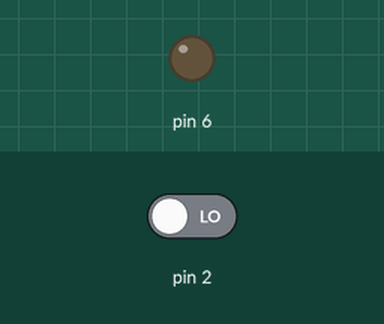
Recording of a sketch running on a simulated Arduino Uno, built with avr-gcc and run on an emulated ATmega328P. On the bench: output pins drawn as LEDs (lit = HIGH). Dashed ring = blinking. The inputs (shaded band) are chosen by the test bench; at power-on: pin 2 LOW. What the sketch prints to the serial monitor is not drawn.

Above: at 1.2 s.
1.3 s: pin 2 driven HIGH
At 1.45 s:
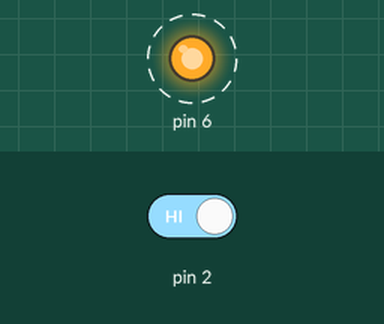
4.3 s: pin 2 driven LOW
At 4.3 s:
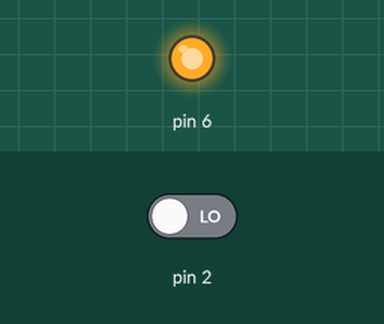
Timing chart, 0 to 7.3 s (numbered marks = the images above; inputs shaded):
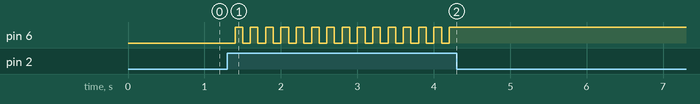

Measured:
- after the input at 1.3 s, pin 6: alternates HIGH for 0.10 s and LOW for 0.10 s, starting after 0.10 s
- after the input at 4.3 s, pin 6: stops changing and stays HIGH

The sketch:

servoControll.ino
```cpp
bool onNow = false;

void setup()
{
  Serial.begin(9600);
  pinMode(2, INPUT);
  pinMode(6, OUTPUT);
}

void loop()
{
  if (digitalRead(2)==HIGH)
  {
    if (onNow){
      digitalWrite(6, HIGH);
    }else{
      digitalWrite(6, LOW);
    }
    onNow = !onNow;
    Serial.print(onNow);
    delay(100);
  }
}
```
